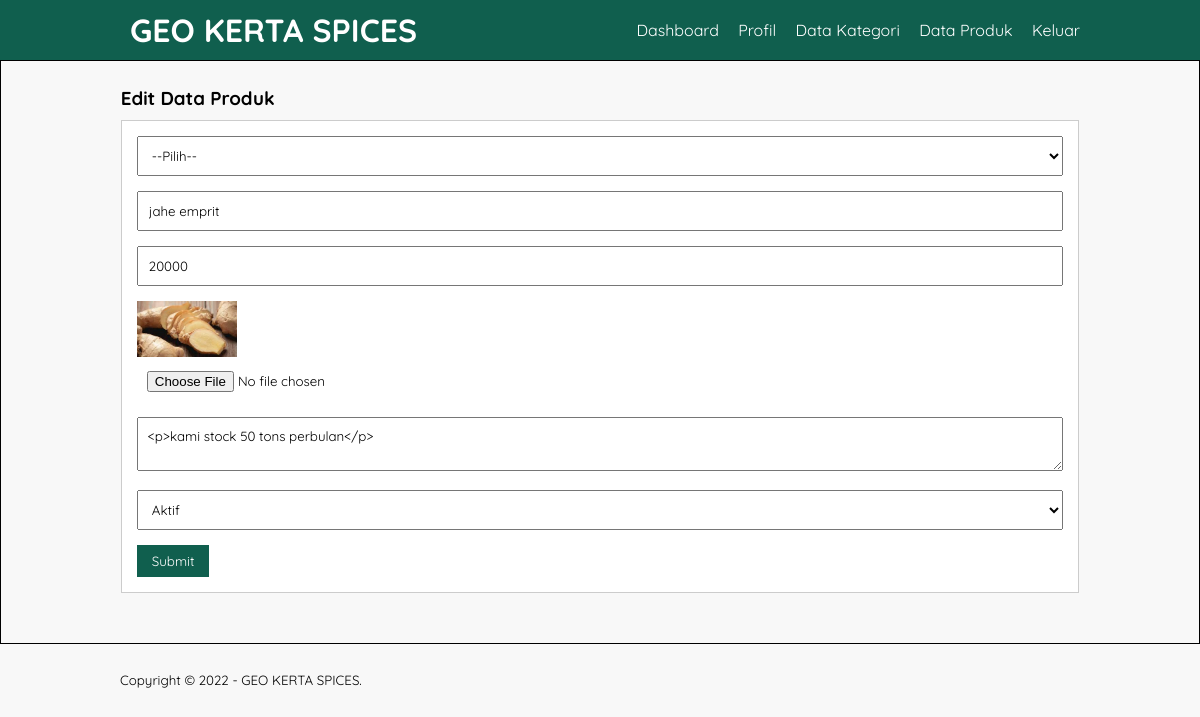
Screenshot of /edit-produk.php?id=12 (signed in) with the database file from the repository.
### tables this page shows
CREATE TABLE `tb_product` (
  `product_id` int(11) NOT NULL,
  `category_id` int(11) NOT NULL,
  `product_name` varchar(100) NOT NULL,
  `product_price` int(11) NOT NULL,
  `product_description` text NOT NULL,
  `product_image` varchar(100) NOT NULL,
  `product_status` tinyint(1) NOT NULL,
  `date_created` timestamp NOT NULL DEFAULT current_timestamp()
);

### edit-produk.php (the view, shortened to what this page needs)
<?php
include 'db.php';
$produk = mysqli_query($conn, "SELECT * FROM tb_product WHERE product_id = '" . $_GET['id'] . "' ");
$p = mysqli_fetch_object($produk);
?>
<!DOCTYPE html>
<html>
<head>
  <link rel="stylesheet" type="text/css" href="css/style.css">
</head>
<body>
  <header>
    <div class="container">
      <h1><a href="dashboard.php">GEO KERTA SPICES</a></h1>
      <ul>
        <li><a href="dashboard.php">Dashboard</a></li>
        <li><a href="profil.php">Profil</a></li>
        <li><a href="data-kategori.php">Data Kategori</a></li>
        <li><a href="data-produk.php">Data Produk</a></li>
        <li><a href="keluar.php">Keluar</a></li>
      </ul>
    </div>
  </header>
  <div class="section">
    <div class="container">
      <h3>Edit Data Produk</h3>
      <div class="box">
        <form action="" method="POST" enctype="multipart/form-data">
          <select class="input-control" name="kategori" required>
            <option value="">--Pilih--</option>
          </select>
          <input type="text" name="nama" class="input-control" placeholder="Nama Produk" value="<?php echo $p->product_name ?>" required>
          <input type="text" name="harga" class="input-control" placeholder="Harga" value="<?php echo $p->product_price ?>" required>
          <img src="produk/<?php echo $p->product_image ?>" width="100px">
          <input type="file" name="gambar" class="input-control" required>
          <textarea class="input-control" name="deskripsi" placeholder="Deskripsi"><?php echo $p->product_description ?></textarea><br>
          <select class="input-control" name="status">
            <option value="1" <?php echo ($p->product_status == 1) ? 'selected' : ''; ?>>Aktif</option>
          </select>
          <input type="submit" name="submit" value="Submit" class="btn" required>
        </form>
      </div>
    </div>
  </div>
  <footer>
    <div class="container">
      <small>Copyright &copy; 2022 - GEO KERTA SPICES.</small>
    </div>
  </footer>
</body>
</html>

### css/style.css (style rules this page uses)
* { padding: 0; margin: 0; font-family: 'Quicksand', sans-serif; }
body { background-color: #f8f8f8; }
a { color: inherit; text-decoration: none; }
.input-control { width: 100%; padding: 10px; margin-bottom: 15px; box-sizing: border-box; }
.btn { padding: 8px 15px; background-color: #105f4e; color: #fff; border: none; cursor: pointer; }
header { background-color: #105f4e; color: #fff; }
header h1 { float: left; padding: 10px; }
header ul { float: right; }
header ul li { display: inline-block; }
header ul li a { padding: 20px 0 20px 15px; display: inline-block; }
footer { padding: 25px 0; }
.container { width: 80%; margin: 0 auto; }
.container:after { content: ''; display: block; clear: both; }
.section { padding: 25px 0; border: 1px solid; }
.box { background-color: #fff; border: 1px solid #ccc; padding: 15px; box-sizing: border-box; margin: 10px 0 25px 0; }
.box:after { content: ''; display: block; clear: both; }

### rows the page displays
tb_product: nama "jahe emprit", harga "20000", product_image (picture), deskripsi "<p>kami stock 50 tons perbulan</p>", status "Aktif"
